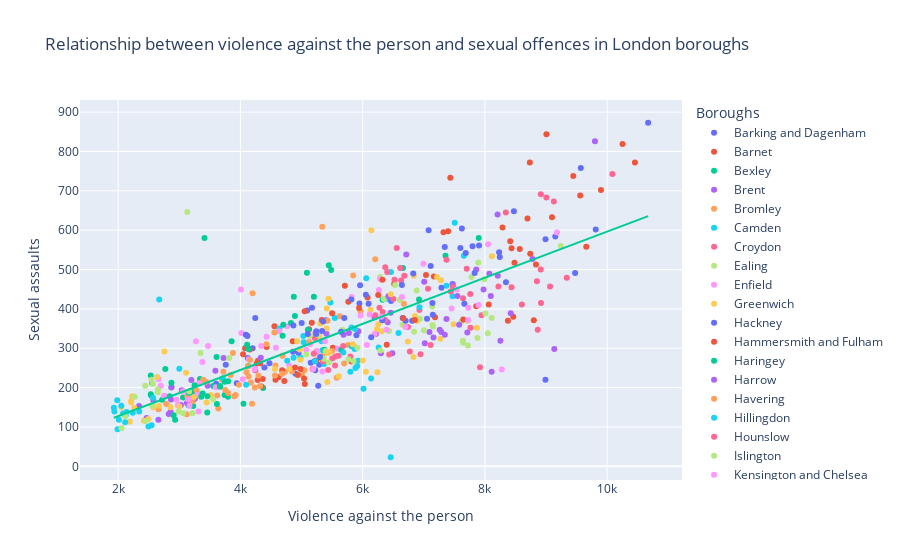

Notebook code for this chart:
### Code cell
#creation of second scatter plot 

fig = px.scatter(final_df,x='Violence against the person',y='Sexual assaults',color='Boroughs',
                 title = "Relationship between violence against the person and sexual offences in London boroughs",
                 trendline="ols",trendline_scope="overall")

fig.show()

fig.write_html('/Users/jutti/Documents/QM2SRQ1-2/Visualisations/Relationship between violence against the person and sexual offences in London boroughs.html')

### Figure 1 — Plotly figure (JSON) as saved in the notebook; plotly's stock layout.template omitted (floating-point values rounded to 4 significant figures; data arrays with more than 128 entries replaced by an {"elided": "..."} marker saying what was removed)
{"data": [{"hovertemplate": "Boroughs=Barking and Dagenham<br>Violence against the person=%{x}<br>Sexual assaults=%{y}<extra></extra>", "legendgroup": "Barking and Dagenham", "marker": {"color": "#636efa", "symbol": "circle"}, "mode": "markers", "name": "Barking and Dagenham", "orientation": "v", "showlegend": true, "type": "scatter", "x": [3210, 3604, 3941, 4392, 4902, 5224, 5288, 5150, 4953, 5273, 5212, 4476, 4119, 3761, 4200, 5171, 6097, 5093], "xaxis": "x", "y": [186, 210, 211, 251, 235, 244, 258, 263, 288, 205, 267, 262, 275, 258, 300, 403, 413, 396], "yaxis": "y"}, {"hovertemplate": "Boroughs=Barnet<br>Violence against the person=%{x}<br>Sexual assaults=%{y}<extra></extra>", "legendgroup": "Barnet", "marker": {"color": "#EF553B", "symbol": "circle"}, "mode": "markers", "name": "Barnet", "orientation": "v", "showlegend": true, "type": "scatter", "x": [4244, 4574, 4842, 5246, 5817, 7183, 6393, 5512, 5240, 5184, 4856, 4430, 4154, 4077, 4557, 6080, 7165, 6516], "xaxis": "x", "y": [244, 220, 245, 292, 266, 379, 309, 301, 269, 247, 318, 303, 297, 300, 356, 429, 482, 464], "yaxis": "y"}, {"hovertemplate": "Boroughs=Bexley<br>Violence against the person=%{x}<br>Sexual assaults=%{y}<extra></extra>", "legendgroup": "Bexley", "marker": {"color": "#00cc96", "symbol": "circle"}, "mode": "markers", "name": "Bexley", "orientation": "v", "showlegend": true, "type": "scatter", "x": [3151, 3209, 3339, 3555, 4051, 4129, 4373, 3742, 3228, 3458, 3797, 3062, 2721, 2842, 2772, 3610, 4135, 3856], "xaxis": "x", "y": [155, 189, 222, 204, 159, 255, 199, 181, 153, 137, 177, 175, 169, 178, 247, 278, 298, 318], "yaxis": "y"}, {"hovertemplate": "Boroughs=Brent<br>Violence against the person=%{x}<br>Sexual assaults=%{y}<extra></extra>", "legendgroup": "Brent", "marker": {"color": "#ab63fa", "symbol": "circle"}, "mode": "markers", "name": "Brent", "orientation": "v", "showlegend": true, "type": "scatter", "x": [5407, 5775, 5688, 6297, 7371, 9135, 8253, 6216, 5930, 6485, 7016, 7092, 7287, 6193, 6410, 8072, 8778, 7858], "xaxis": "x", "y": [337, 339, 334, 287, 374, 298, 319, 336, 343, 287, 313, 341, 341, 379, 366, 489, 527, 500], "yaxis": "y"}, {"hovertemplate": "Boroughs=Bromley<br>Violence against the person=%{x}<br>Sexual assaults=%{y}<extra></extra>", "legendgroup": "Bromley", "marker": {"color": "#FFA15A", "symbol": "circle"}, "mode": "markers", "name": "Bromley", "orientation": "v", "showlegend": true, "type": "scatter", "x": [3224, 3800, 3843, 4728, 5004, 5762, 5499, 5697, 5046, 5575, 5342, 4844, 4574, 4100, 4427, 5966, 6673, 5625], "xaxis": "x", "y": [166, 186, 232, 240, 233, 308, 293, 261, 244, 225, 280, 241, 256, 239, 310, 394, 413, 381], "yaxis": "y"}, {"hovertemplate": "Boroughs=Camden<br>Violence against the person=%{x}<br>Sexual assaults=%{y}<extra></extra>", "legendgroup": "Camden", "marker": {"color": "#19d3f3", "symbol": "circle"}, "mode": "markers", "name": "Camden", "orientation": "v", "showlegend": true, "type": "scatter", "x": [5342, 5327, 5473, 5817, 6419, 7656, 7370, 6586, 5799, 6014, 5817, 5876, 5545, 5030, 4638, 6058, 7507, 6463], "xaxis": "x", "y": [295, 318, 416, 353, 425, 535, 459, 339, 240, 197, 305, 349, 377, 331, 350, 478, 619, 494], "yaxis": "y"}, {"hovertemplate": "Boroughs=Croydon<br>Violence against the person=%{x}<br>Sexual assaults=%{y}<extra></extra>", "legendgroup": "Croydon", "marker": {"color": "#FF6692", "symbol": "circle"}, "mode": "markers", "name": "Croydon", "orientation": "v", "showlegend": true, "type": "scatter", "x": [5880, 6327, 6206, 7642, 7944, 8604, 7763, 6741, 6370, 6929, 7069, 6629, 6681, 6521, 6557, 8914, 10084, 9004], "xaxis": "x", "y": [302, 392, 384, 427, 384, 411, 352, 354, 372, 397, 451, 472, 484, 474, 555, 691, 743, 683], "yaxis": "y"}, {"hovertemplate": "Boroughs=Ealing<br>Violence against the person=%{x}<br>Sexual assaults=%{y}<extra></extra>", "legendgroup": "Ealing", "marker": {"color": "#B6E880", "symbol": "circle"}, "mode": "markers", "name": "Ealing", "orientation": "v", "showlegend": true, "type": "scatter", "x": [6652, 6430, 6842, 7143, 7150, 8009, 7878, 7641, 7722, 7642, 8048, 8111, 7138, 6939, 6284, 7891, 9243, 7990], "xaxis": "x", "y": [360, 344, 342, 359, 355, 388, 326, 319, 307, 314, 338, 377, 406, 375, 481, 518, 560, 475], "yaxis": "y"}, {"hovertemplate": "Boroughs=Enfield<br>Violence against the person=%{x}<br>Sexual assaults=%{y}<extra></extra>", "legendgroup": "Enfield", "marker": {"color": "#FF97FF", "symbol": "circle"}, "mode": "markers", "name": "Enfield", "orientation": "v", "showlegend": true, "type": "scatter", "x": [4040, 4798, 5077, 5593, 5142, 5190, 5256, 5342, 4236, 4237, 4637, 4427, 4137, 4340, 4764, 6288, 6994, 6265], "xaxis": "x", "y": [221, 256, 296, 299, 311, 247, 293, 241, 246, 252, 343, 329, 272, 306, 356, 475, 515, 448], "yaxis": "y"}, {"hovertemplate": "Boroughs=Greenwich<br>Violence against the person=%{x}<br>Sexual assaults=%{y}<extra></extra>", "legendgroup": "Greenwich", "marker": {"color": "#FECB52", "symbol": "circle"}, "mode": "markers", "name": "Greenwich", "orientation": "v", "showlegend": true, "type": "scatter", "x": [6234, 6308, 6257, 6892, 6855, 7870, 7713, 7486, 7270, 6740, 6128, 5441, 5307, 5290, 5411, 6837, 8114, 7280], "xaxis": "x", "y": [349, 343, 361, 369, 382, 352, 370, 361, 324, 317, 398, 426, 363, 331, 350, 484, 534, 473], "yaxis": "y"}, {"hovertemplate": "Boroughs=Hackney<br>Violence against the person=%{x}<br>Sexual assaults=%{y}<extra></extra>", "legendgroup": "Hackney", "marker": {"color": "#636efa", "symbol": "circle"}, "mode": "markers", "name": "Hackney", "orientation": "v", "showlegend": true, "type": "scatter", "x": [6655, 6320, 6702, 6810, 7141, 7289, 7471, 7148, 7053, 6464, 6641, 5948, 5399, 5699, 6052, 7598, 8474, 7623], "xaxis": "x", "y": [377, 371, 370, 370, 415, 454, 463, 385, 375, 420, 461, 414, 371, 377, 436, 555, 648, 604], "yaxis": "y"}, {"hovertemplate": "Boroughs=Hammersmith and Fulham<br>Violence against the person=%{x}<br>Sexual assaults=%{y}<extra></extra>", "legendgroup": "Hammersmith and Fulham", "marker": {"color": "#EF553B", "symbol": "circle"}, "mode": "markers", "name": "Hammersmith and Fulham", "orientation": "v", "showlegend": true, "type": "scatter", "x": [4683, 4365, 4283, 4323, 4287, 4622, 5041, 5054, 4983, 4939, 4718, 4893, 4345, 4269, 4044, 5124, 5941, 5168], "xaxis": "x", "y": [244, 222, 219, 262, 268, 226, 223, 209, 247, 232, 217, 251, 203, 262, 285, 348, 402, 365], "yaxis": "y"}, {"hovertemplate": "Boroughs=Haringey<br>Violence against the person=%{x}<br>Sexual assaults=%{y}<extra></extra>", "legendgroup": "Haringey", "marker": {"color": "#00cc96", "symbol": "circle"}, "mode": "markers", "name": "Haringey", "orientation": "v", "showlegend": true, "type": "scatter", "x": [4874, 5202, 5088, 5446, 5485, 6326, 6922, 5651, 5374, 5312, 5104, 4892, 4691, 4701, 4827, 6659, 7899, 7355], "xaxis": "x", "y": [431, 431, 492, 511, 499, 423, 424, 296, 296, 276, 347, 382, 332, 360, 364, 504, 580, 535], "yaxis": "y"}, {"hovertemplate": "Boroughs=Harrow<br>Violence against the person=%{x}<br>Sexual assaults=%{y}<extra></extra>", "legendgroup": "Harrow", "marker": {"color": "#ab63fa", "symbol": "circle"}, "mode": "markers", "name": "Harrow", "orientation": "v", "showlegend": true, "type": "scatter", "x": [2342, 2465, 2658, 2827, 2858, 3041, 3028, 2870, 2576, 3126, 3464, 3258, 2865, 2873, 3198, 3725, 4333, 3591], "xaxis": "x", "y": [153, 123, 118, 133, 138, 193, 156, 200, 168, 161, 205, 172, 170, 202, 219, 275, 276, 243], "yaxis": "y"}, {"hovertemplate": "Boroughs=Havering<br>Violence against the person=%{x}<br>Sexual assaults=%{y}<extra></extra>", "legendgroup": "Havering", "marker": {"color": "#FFA15A", "symbol": "circle"}, "mode": "markers", "name": "Havering", "orientation": "v", "showlegend": true, "type": "scatter", "x": [2661, 2787, 3225, 3901, 3922, 4191, 4172, 3639, 3123, 3131, 3391, 3700, 3283, 3317, 3437, 4199, 5425, 5119], "xaxis": "x", "y": [145, 158, 173, 178, 181, 159, 213, 147, 132, 178, 220, 220, 193, 183, 215, 440, 370, 316], "yaxis": "y"}, {"hovertemplate": "Boroughs=Hillingdon<br>Violence against the person=%{x}<br>Sexual assaults=%{y}<extra></extra>", "legendgroup": "Hillingdon", "marker": {"color": "#19d3f3", "symbol": "circle"}, "mode": "markers", "name": "Hillingdon", "orientation": "v", "showlegend": true, "type": "scatter", "x": [3713, 4094, 4766, 4983, 5222, 5921, 6261, 5911, 5882, 6138, 5869, 5684, 5369, 4870, 5035, 6930, 7471, 6459], "xaxis": "x", "y": [224, 207, 268, 276, 267, 268, 302, 255, 250, 223, 298, 289, 260, 276, 315, 404, 432, 23], "yaxis": "y"}, {"hovertemplate": "Boroughs=Hounslow<br>Violence against the person=%{x}<br>Sexual assaults=%{y}<extra></extra>", "legendgroup": "Hounslow", "marker": {"color": "#FF6692", "symbol": "circle"}, "mode": "markers", "name": "Hounslow", "orientation": "v", "showlegend": true, "type": "scatter", "x": [5200, 5436, 5798, 7110, 6946, 6772, 6434, 5502, 5352, 5548, 5602, 5681, 5556, 5217, 5228, 6369, 7371, 6275], "xaxis": "x", "y": [286, 245, 279, 308, 285, 292, 284, 274, 267, 256, 281, 306, 279, 326, 339, 506, 525, 403], "yaxis": "y"}, {"hovertemplate": "Boroughs=Islington<br>Violence against the person=%{x}<br>Sexual assaults=%{y}<extra></extra>", "legendgroup": "Islington", "marker": {"color": "#B6E880", "symbol": "circle"}, "mode": "markers", "name": "Islington", "orientation": "v", "showlegend": true, "type": "scatter", "x": [5255, 5443, 5667, 6347, 6607, 7617, 7002, 6289, 5364, 5766, 5850, 5914, 5076, 5394, 5133, 6884, 7780, 6532], "xaxis": "x", "y": [334, 264, 347, 425, 423, 368, 346, 294, 273, 272, 267, 301, 284, 293, 332, 447, 481, 461], "yaxis": "y"}, {"hovertemplate": "Boroughs=Kensington and Chelsea<br>Violence against the person=%{x}<br>Sexual assaults=%{y}<extra></extra>", "legendgroup": "Kensington and Chelsea", "marker": {"color": "#FF97FF", "symbol": "circle"}, "mode": "markers", "name": "Kensington and Chelsea", "orientation": "v", "showlegend": true, "type": "scatter", "x": [3294, 3314, 3063, 3471, 3378, 3272, 3325, 3597, 3168, 3147, 2978, 2954, 2752, 2698, 2659, 4016, 4580, 4010], "xaxis": "x", "y": [182, 139, 191, 306, 265, 318, 211, 201, 154, 170, 155, 169, 179, 205, 221, 339, 301, 449], "yaxis": "y"}, {"hovertemplate": "Boroughs=Kingston upon Thames<br>Violence against the person=%{x}<br>Sexual assaults=%{y}<extra></extra>", "legendgroup": "Kingston upon Thames", "marker": {"color": "#FECB52", "symbol": "circle"}, "mode": "markers", "name": "Kingston upon Thames", "orientation": "v", "showlegend": true, "type": "scatter", "x": [2422, 2495, 2667, 2857, 3447, 3520, 3240, 3003, 2575, 2191, 2262, 2230, 2212, 2212, 2053, 2642, 3110, 2758], "xaxis": "x", "y": [116, 120, 153, 150, 162, 181, 176, 152, 150, 113, 149, 178, 166, 163, 150, 227, 238, 292], "yaxis": "y"}, {"hovertemplate": "Boroughs=Lambeth<br>Violence against the person=%{x}<br>Sexual assaults=%{y}<extra></extra>", "legendgroup": "Lambeth", "marker": {"color": "#636efa", "symbol": "circle"}, "mode": "markers", "name": "Lambeth", "orientation": "v", "showlegend": true, "type": "scatter", "x": [8243, 7904, 8232, 9151, 9475, 9813, 8991, 8344, 7664, 7831, 7797, 7686, 7112, 6827, 7343, 9568, 10670, 8990], "xaxis": "x", "y": [532, 561, 544, 584, 491, 602, 577, 468, 413, 491, 559, 542, 509, 490, 557, 758, 873, 220], "yaxis": "y"}, {"hovertemplate": "Boroughs=Lewisham<br>Violence against the person=%{x}<br>Sexual assaults=%{y}<extra></extra>", "legendgroup": "Lewisham", "marker": {"color": "#EF553B", "symbol": "circle"}, "mode": "markers", "name": "Lewisham", "orientation": "v", "showlegend": true, "type": "scatter", "x": [5051, 5331, 5501, 5709, 6664, 7858, 8463, 8062, 8376, 8800, 7645, 6854, 6254, 5765, 6324, 7398, 8696, 7434], "xaxis": "x", "y": [394, 372, 389, 459, 376, 407, 380, 411, 370, 371, 373, 372, 435, 418, 474, 597, 630, 733], "yaxis": "y"}, {"hovertemplate": "Boroughs=Merton<br>Violence against the person=%{x}<br>Sexual assaults=%{y}<extra></extra>", "legendgroup": "Merton", "marker": {"color": "#00cc96", "symbol": "circle"}, "mode": "markers", "name": "Merton", "orientation": "v", "showlegend": true, "type": "scatter", "x": [2907, 2932, 3153, 3460, 3615, 3800, 3664, 3361, 3670, 3744, 3383, 2871, 2534, 2541, 2534, 3251, 4110, 3413], "xaxis": "x", "y": [130, 118, 187, 178, 158, 216, 204, 177, 202, 215, 185, 212, 183, 180, 231, 206, 309, 580], "yaxis": "y"}, {"hovertemplate": "Boroughs=Newham<br>Violence against the person=%{x}<br>Sexual assaults=%{y}<extra></extra>", "legendgroup": "Newham", "marker": {"color": "#ab63fa", "symbol": "circle"}, "mode": "markers", "name": "Newham", "orientation": "v", "showlegend": true, "type": "scatter", "x": [7260, 7344, 7550, 8096, 8210, 7977, 8422, 7578, 7712, 7159, 7474, 7006, 6421, 6458, 6713, 8207, 9800, 8110], "xaxis": "x", "y": [347, 334, 433, 433, 484, 449, 389, 360, 340, 327, 461, 469, 432, 390, 538, 640, 826, 240], "yaxis": "y"}, {"hovertemplate": "Boroughs=Redbridge<br>Violence against the person=%{x}<br>Sexual assaults=%{y}<extra></extra>", "legendgroup": "Redbridge", "marker": {"color": "#FFA15A", "symbol": "circle"}, "mode": "markers", "name": "Redbridge", "orientation": "v", "showlegend": true, "type": "scatter", "x": [3621, 3753, 3721, 4565, 4682, 4690, 3976, 4323, 4236, 4156, 4297, 4134, 3878, 4124, 4557, 5845, 6206, 5340], "xaxis": "x", "y": [180, 194, 240, 231, 235, 281, 207, 204, 200, 270, 230, 228, 288, 254, 340, 485, 526, 609], "yaxis": "y"}, {"hovertemplate": "Boroughs=Richmond upon Thames<br>Violence against the person=%{x}<br>Sexual assaults=%{y}<extra></extra>", "legendgroup": "Richmond upon Thames", "marker": {"color": "#19d3f3", "symbol": "circle"}, "mode": "markers", "name": "Richmond upon Thames", "orientation": "v", "showlegend": true, "type": "scatter", "x": [2081, 1991, 2115, 2547, 2497, 2570, 2345, 2122, 1930, 2012, 2240, 2138, 1986, 2052, 1939, 2554, 3001, 2672], "xaxis": "x", "y": [134, 94, 112, 104, 101, 174, 139, 129, 149, 118, 136, 138, 168, 154, 139, 211, 248, 424], "yaxis": "y"}, {"hovertemplate": "Boroughs=Southwark<br>Violence against the person=%{x}<br>Sexual assaults=%{y}<extra></extra>", "legendgroup": "Southwark", "marker": {"color": "#FF6692", "symbol": "circle"}, "mode": "markers", "name": "Southwark", "orientation": "v", "showlegend": true, "type": "scatter", "x": [7479, 7442, 7760, 8221, 8912, 9338, 9065, 8435, 8864, 8917, 8850, 7702, 6613, 6502, 6401, 8342, 9127, 7919], "xaxis": "x", "y": [455, 444, 438, 457, 500, 479, 457, 455, 347, 415, 470, 502, 504, 425, 494, 645, 673, 252], "yaxis": "y"}, {"hovertemplate": "Boroughs=Sutton<br>Violence against the person=%{x}<br>Sexual assaults=%{y}<extra></extra>", "legendgroup": "Sutton", "marker": {"color": "#B6E880", "symbol": "circle"}, "mode": "markers", "name": "Sutton", "orientation": "v", "showlegend": true, "type": "scatter", "x": [2113, 2056, 2451, 3065, 3214, 3555, 3161, 2989, 2559, 2648, 2650, 2273, 2444, 2569, 2547, 3347, 3817, 3132], "xaxis": "x", "y": [128, 97, 115, 135, 135, 170, 190, 139, 154, 188, 195, 177, 205, 209, 220, 288, 275, 646], "yaxis": "y"}, {"hovertemplate": "Boroughs=Tower Hamlets<br>Violence against the person=%{x}<br>Sexual assaults=%{y}<extra></extra>", "legendgroup": "Tower Hamlets", "marker": {"color": "#FF97FF", "symbol": "circle"}, "mode": "markers", "name": "Tower Hamlets", "orientation": "v", "showlegend": true, "type": "scatter", "x": [5385, 5965, 6390, 7538, 7724, 7895, 7455, 7727, 6701, 6069, 6195, 6303, 5819, 6115, 6645, 8051, 9178, 8276], "xaxis": "x", "y": [318, 383, 347, 449, 372, 410, 401, 403, 354, 308, 336, 380, 430, 386, 430, 564, 594, 246], "yaxis": "y"}, {"hovertemplate": "Boroughs=Waltham Forest<br>Violence against the person=%{x}<br>Sexual assaults=%{y}<extra></extra>", "legendgroup": "Waltham Forest", "marker": {"color": "#FECB52", "symbol": "circle"}, "mode": "markers", "name": "Waltham Forest", "orientation": "v", "showlegend": true, "type": "scatter", "x": [4565, 4804, 4973, 5427, 6002, 6241, 6831, 6052, 5423, 5610, 5839, 5455, 4926, 4982, 5414, 6462, 7217, 6143], "xaxis": "x", "y": [247, 247, 297, 288, 269, 239, 278, 240, 214, 229, 310, 290, 318, 271, 401, 437, 481, 600], "yaxis": "y"}, {"hovertemplate": "Boroughs=Wandsworth<br>Violence against the person=%{x}<br>Sexual assaults=%{y}<extra></extra>", "legendgroup": "Wandsworth", "marker": {"color": "#636efa", "symbol": "circle"}, "mode": "markers", "name": "Wandsworth", "orientation": "v", "showlegend": true, "type": "scatter", "x": [5303, 4862, 5002, 5354, 5336, 5898, 6139, 5647, 5242, 5103, 5240, 4867, 4090, 4115, 4243, 5958, 7079, 5815], "xaxis": "x", "y": [278, 291, 364, 368, 344, 333, 328, 342, 343, 336, 336, 358, 334, 331, 377, 460, 600, 424], "yaxis": "y"}, {"hovertemplate": "Boroughs=Westminster<br>Violence against the person=%{x}<br>Sexual assaults=%{y}<extra></extra>", "legendgroup": "Westminster", "marker": {"color": "#EF553B", "symbol": "circle"}, "mode": "markers", "name": "Westminster", "orientation": "v", "showlegend": true, "type": "scatter", "x": [9097, 8483, 8734, 9898, 9558, 10454, 9445, 8414, 8436, 8570, 8835, 8741, 8287, 7036, 7322, 9006, 10251, 9658], "xaxis": "x", "y": [633, 517, 772, 702, 688, 772, 738, 572, 554, 552, 513, 540, 607, 486, 595, 844, 819, 558], "yaxis": "y"}, {"hovertemplate": "<b>OLS trendline</b><br>Sexual assaults = 0.0586127 * Violence against the person + 10.3338<br>R<sup>2</sup>=0.649522<br><br>Violence against the person=%{x}<br>Sexual assaults=%{y} <b>(trend)</b><extra></extra>", "legendgroup": "Overall Trendline", "line": {"color": "#00cc96"}, "mode": "lines", "name": "Overall Trendline", "showlegend": true, "type": "scatter", "x": {"elided": "576 int values"}, "xaxis": "x", "y": {"elided": "576 float values"}, "yaxis": "y"}], "layout": {"legend": {"title": {"text": "Boroughs"}, "tracegroupgap": 0}, "title": {"text": "Relationship between violence against the person and sexual offences in London boroughs"}, "xaxis": {"anchor": "y", "domain": [0, 1], "title": {"text": "Violence against the person"}}, "yaxis": {"anchor": "x", "domain": [0, 1], "title": {"text": "Sexual assaults"}}}}
